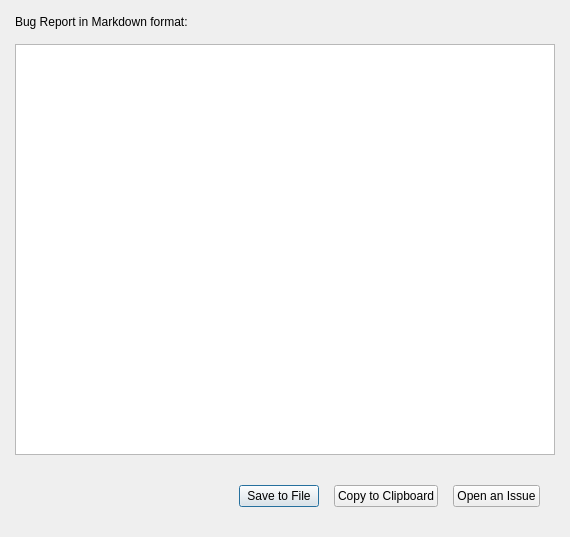
<?xml version="1.0" encoding="UTF-8"?>
<ui version="4.0">
 <class>Dialog</class>
 <widget class="QDialog" name="Dialog">
  <property name="geometry">
   <rect>
    <x>0</x>
    <y>0</y>
    <width>570</width>
    <height>537</height>
   </rect>
  </property>
  <property name="windowTitle">
   <string>Bug Report</string>
  </property>
  <layout class="QVBoxLayout" name="verticalLayout">
   <property name="spacing">
    <number>15</number>
   </property>
   <property name="leftMargin">
    <number>15</number>
   </property>
   <property name="topMargin">
    <number>15</number>
   </property>
   <property name="rightMargin">
    <number>15</number>
   </property>
   <property name="bottomMargin">
    <number>15</number>
   </property>
   <item>
    <widget class="QLabel" name="label">
     <property name="text">
      <string>Bug Report in Markdown format:</string>
     </property>
    </widget>
   </item>
   <item>
    <widget class="QPlainTextEdit" name="traceback_content">
     <property name="font">
      <font>
       <family>Monospace</family>
      </font>
     </property>
    </widget>
   </item>
   <item>
    <layout class="QHBoxLayout" name="horizontalLayout">
     <property name="leftMargin">
      <number>15</number>
     </property>
     <property name="topMargin">
      <number>15</number>
     </property>
     <property name="rightMargin">
      <number>15</number>
     </property>
     <property name="bottomMargin">
      <number>15</number>
     </property>
     <item>
      <spacer name="horizontalSpacer">
       <property name="orientation">
        <enum>Qt::Horizontal</enum>
       </property>
       <property name="sizeHint" stdset="0">
        <size>
         <width>40</width>
         <height>20</height>
        </size>
       </property>
      </spacer>
     </item>
     <item>
      <widget class="QPushButton" name="save_to_file">
       <property name="text">
        <string>Save to File</string>
       </property>
      </widget>
     </item>
     <item>
      <widget class="QPushButton" name="copy_to_clipboard">
       <property name="text">
        <string>Copy to Clipboard</string>
       </property>
      </widget>
     </item>
     <item>
      <widget class="QPushButton" name="go_github">
       <property name="text">
        <string>Open an Issue</string>
       </property>
      </widget>
     </item>
    </layout>
   </item>
  </layout>
 </widget>
 <resources/>
 <connections/>
</ui>
